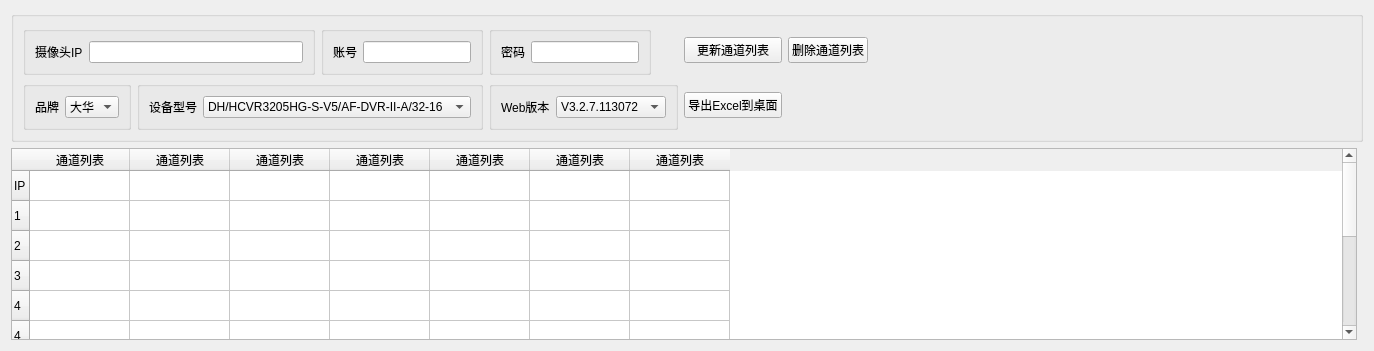
      <widget class="QWidget" name="ChannelList">
       <layout class="QGridLayout" name="gridLayout_19">
        <item row="1" column="0">
         <widget class="QTableWidget" name="channelListTW">
          <row>
           <property name="text">
            <string>IP</string>
           </property>
          </row>
          <row>
           <property name="text">
            <string>1</string>
           </property>
          </row>
          <row>
           <property name="text">
            <string>2</string>
           </property>
          </row>
          <row>
           <property name="text">
            <string>3</string>
           </property>
          </row>
          <row>
           <property name="text">
            <string>4</string>
           </property>
          </row>
          <row>
           <property name="text">
            <string>4</string>
           </property>
          </row>
          <row>
           <property name="text">
            <string>5</string>
           </property>
          </row>
          <row>
           <property name="text">
            <string>6</string>
           </property>
          </row>
          <row>
           <property name="text">
            <string>7</string>
           </property>
          </row>
          <row>
           <property name="text">
            <string>8</string>
           </property>
          </row>
          <row>
           <property name="text">
            <string>10</string>
           </property>
          </row>
          <column>
           <property name="text">
            <string>通道列表</string>
           </property>
          </column>
          <column>
           <property name="text">
            <string>通道列表</string>
           </property>
          </column>
          <column>
           <property name="text">
            <string>通道列表</string>
           </property>
          </column>
          <column>
           <property name="text">
            <string>通道列表</string>
           </property>
          </column>
          <column>
           <property name="text">
            <string>通道列表</string>
           </property>
          </column>
          <column>
           <property name="text">
            <string>通道列表</string>
           </property>
          </column>
          <column>
           <property name="text">
            <string>通道列表</string>
           </property>
          </column>
         </widget>
        </item>
        <item row="0" column="0" colspan="2">
         <widget class="QGroupBox" name="groupBox_15">
          <property name="title">
           <string/>
          </property>
          <layout class="QGridLayout" name="gridLayout_18">
           <item row="0" column="0" colspan="2">
            <widget class="QGroupBox" name="groupBox_17">
             <property name="sizePolicy">
              <sizepolicy hsizetype="Preferred" vsizetype="Preferred">
               <horstretch>0</horstretch>
               <verstretch>0</verstretch>
              </sizepolicy>
             </property>
             <property name="title">
              <string/>
             </property>
             <layout class="QGridLayout" name="gridLayout_11">
              <item row="0" column="0">
               <widget class="QLabel" name="label_14">
                <property name="text">
                 <string>摄像头IP</string>
                </property>
               </widget>
              </item>
              <item row="0" column="1">
               <widget class="QLineEdit" name="iPLineEdit_3">
                <property name="sizePolicy">
                 <sizepolicy hsizetype="Expanding" vsizetype="Fixed">
                  <horstretch>1</horstretch>
                  <verstretch>0</verstretch>
                 </sizepolicy>
                </property>
               </widget>
              </item>
             </layout>
            </widget>
           </item>
           <item row="0" column="2">
            <widget class="QGroupBox" name="groupBox_18">
             <property name="sizePolicy">
              <sizepolicy hsizetype="Fixed" vsizetype="Preferred">
               <horstretch>0</horstretch>
               <verstretch>0</verstretch>
              </sizepolicy>
             </property>
             <property name="title">
              <string/>
             </property>
             <layout class="QGridLayout" name="gridLayout_17">
              <item row="0" column="0">
               <widget class="QLabel" name="label_15">
                <property name="text">
                 <string>账号</string>
                </property>
               </widget>
              </item>
              <item row="0" column="1">
               <widget class="QLineEdit" name="usernmLineEdit_4">
                <property name="sizePolicy">
                 <sizepolicy hsizetype="Expanding" vsizetype="Fixed">
                  <horstretch>1</horstretch>
                  <verstretch>0</verstretch>
                 </sizepolicy>
                </property>
               </widget>
              </item>
             </layout>
            </widget>
           </item>
           <item row="0" column="3">
            <widget class="QGroupBox" name="groupBox_16">
             <property name="sizePolicy">
              <sizepolicy hsizetype="Fixed" vsizetype="Preferred">
               <horstretch>0</horstretch>
               <verstretch>0</verstretch>
              </sizepolicy>
             </property>
             <property name="title">
              <string/>
             </property>
             <layout class="QGridLayout" name="gridLayout_12">
              <item row="0" column="0">
               <widget class="QLabel" name="label_13">
                <property name="text">
                 <string>密码</string>
                </property>
               </widget>
              </item>
              <item row="0" column="1">
               <widget class="QLineEdit" name="passwdLineEdit_3">
                <property name="sizePolicy">
                 <sizepolicy hsizetype="Expanding" vsizetype="Fixed">
                  <horstretch>1</horstretch>
                  <verstretch>0</verstretch>
                 </sizepolicy>
                </property>
               </widget>
              </item>
             </layout>
            </widget>
           </item>
           <item row="0" column="4">
            <widget class="QPushButton" name="updateChannelListPB">
             <property name="text">
              <string>更新通道列表</string>
             </property>
            </widget>
           </item>
           <item row="0" column="5">
            <widget class="QPushButton" name="updateChannelListPB_2">
             <property name="text">
              <string>删除通道列表</string>
             </property>
            </widget>
           </item>
           <item row="0" column="6">
            <spacer name="horizontalSpacer_3">
             <property name="orientation">
              <enum>Qt::Horizontal</enum>
             </property>
             <property name="sizeHint" stdset="0">
              <size>
               <width>477</width>
               <height>37</height>
              </size>
             </property>
            </spacer>
           </item>
           <item row="1" column="0">
            <widget class="QGroupBox" name="groupBox_6">
             <property name="sizePolicy">
              <sizepolicy hsizetype="Fixed" vsizetype="Preferred">
               <horstretch>0</horstretch>
               <verstretch>0</verstretch>
              </sizepolicy>
             </property>
             <property name="title">
              <string/>
             </property>
             <layout class="QGridLayout" name="gridLayout_9">
              <item row="0" column="0">
               <widget class="QLabel" name="label_2">
                <property name="text">
                 <string>品牌</string>
                </property>
               </widget>
              </item>
              <item row="0" column="1">
               <widget class="QComboBox" name="comboBox_6">
                <item>
                 <property name="text">
                  <string>大华</string>
                 </property>
                </item>
               </widget>
              </item>
             </layout>
            </widget>
           </item>
           <item row="1" column="1" colspan="2">
            <widget class="QGroupBox" name="groupBox_8">
             <property name="sizePolicy">
              <sizepolicy hsizetype="Fixed" vsizetype="Preferred">
               <horstretch>0</horstretch>
               <verstretch>0</verstretch>
              </sizepolicy>
             </property>
             <property name="minimumSize">
              <size>
               <width>321</width>
               <height>0</height>
              </size>
             </property>
             <property name="title">
              <string/>
             </property>
             <layout class="QGridLayout" name="gridLayout_2">
              <item row="0" column="0">
               <widget class="QLabel" name="label_7">
                <property name="sizePolicy">
                 <sizepolicy hsizetype="Fixed" vsizetype="Preferred">
                  <horstretch>0</horstretch>
                  <verstretch>0</verstretch>
                 </sizepolicy>
                </property>
                <property name="text">
                 <string>设备型号</string>
                </property>
               </widget>
              </item>
              <item row="0" column="1">
               <widget class="QComboBox" name="comboBox_8">
                <property name="minimumSize">
                 <size>
                  <width>105</width>
                  <height>0</height>
                 </size>
                </property>
                <item>
                 <property name="text">
                  <string>DH/HCVR3205HG-S-V5/AF-DVR-II-A/32-16</string>
                 </property>
                </item>
               </widget>
              </item>
             </layout>
            </widget>
           </item>
           <item row="1" column="3">
            <widget class="QGroupBox" name="groupBox_7">
             <property name="sizePolicy">
              <sizepolicy hsizetype="Preferred" vsizetype="Preferred">
               <horstretch>0</horstretch>
               <verstretch>0</verstretch>
              </sizepolicy>
             </property>
             <property name="minimumSize">
              <size>
               <width>173</width>
               <height>0</height>
              </size>
             </property>
             <property name="title">
              <string/>
             </property>
             <layout class="QGridLayout" name="gridLayout_10">
              <item row="0" column="0">
               <widget class="QLabel" name="label_3">
                <property name="sizePolicy">
                 <sizepolicy hsizetype="Fixed" vsizetype="Preferred">
                  <horstretch>0</horstretch>
                  <verstretch>0</verstretch>
                 </sizepolicy>
                </property>
                <property name="text">
                 <string>Web版本</string>
                </property>
               </widget>
              </item>
              <item row="0" column="1">
               <widget class="QComboBox" name="comboBox_7">
                <property name="minimumSize">
                 <size>
                  <width>105</width>
                  <height>0</height>
                 </size>
                </property>
                <item>
                 <property name="text">
                  <string>V3.2.7.113072</string>
                 </property>
                </item>
               </widget>
              </item>
             </layout>
            </widget>
           </item>
           <item row="1" column="4">
            <widget class="QPushButton" name="exportChannelListPB">
             <property name="text">
              <string>导出Excel到桌面</string>
             </property>
            </widget>
           </item>
           <item row="1" column="5" colspan="2">
            <spacer name="horizontalSpacer_2">
             <property name="orientation">
              <enum>Qt::Horizontal</enum>
             </property>
             <property name="sizeHint" stdset="0">
              <size>
               <width>477</width>
               <height>37</height>
              </size>
             </property>
            </spacer>
           </item>
          </layout>
         </widget>
        </item>
       </layout>
      </widget>
